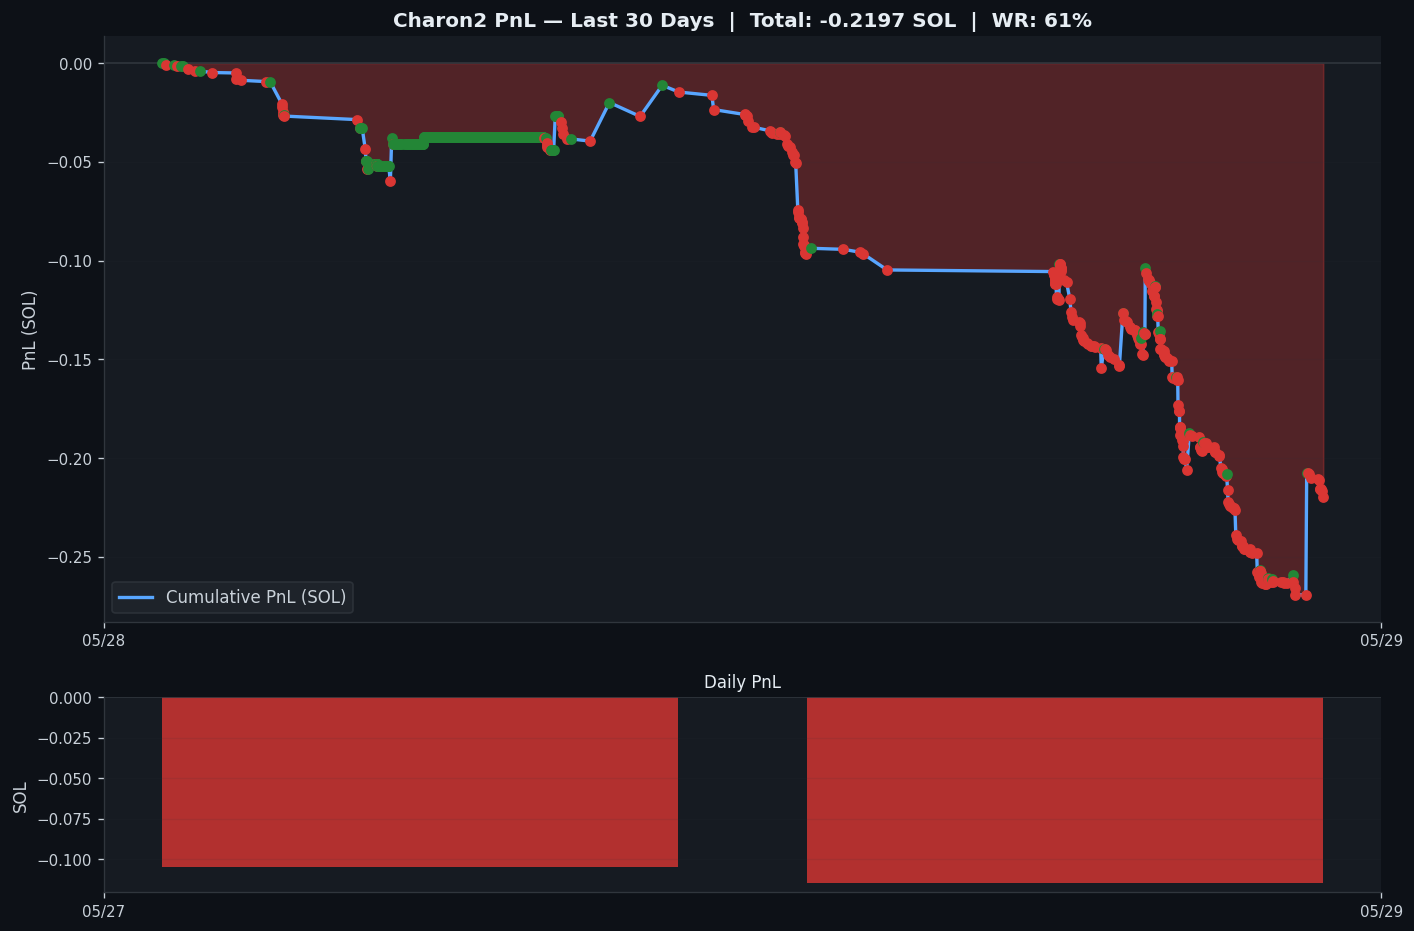

Reproduce this figure in Python.
#!/home/ubuntu/.hermes/venv/bin/python3
"""
Generates PnL chart from Charon2 SQLite DB.
Outputs to /home/ubuntu/charon2/scripts/pnl_chart.png
"""
import sys
import os
import sqlite3
import matplotlib
matplotlib.use('Agg')
import matplotlib.pyplot as plt
import matplotlib.dates as mdates
from datetime import datetime, timedelta, UTC
import numpy as np

DB_PATH = '/home/ubuntu/charon2/charon.sqlite'
OUT_PATH = '/home/ubuntu/charon2/scripts/pnl_chart.png'
os.makedirs(os.path.dirname(OUT_PATH), exist_ok=True)

con = sqlite3.connect(DB_PATH)
con.row_factory = sqlite3.Row

# Get last 30 days of closed positions
since = datetime.now(UTC) - timedelta(days=30)
since_ms = int(since.timestamp() * 1000)

rows = con.execute("""
    SELECT closed_at_ms, pnl_sol, pnl_percent, exit_reason, symbol, mint
    FROM dry_run_positions
    WHERE status = 'closed' AND pnl_sol IS NOT NULL AND closed_at_ms >= ?
    ORDER BY closed_at_ms ASC
""", (since_ms,)).fetchall()

if not rows:
    print("No closed positions in last 30 days — skip chart")
    sys.exit(0)

dates = [datetime.fromtimestamp(r['closed_at_ms'] / 1000) for r in rows]
pnl_sol = [float(r['pnl_sol']) for r in rows]
pnl_cum = np.cumsum(pnl_sol)

wins = [p for p in pnl_sol if p >= 0]
losses = [p for p in pnl_sol if p < 0]

total_pnl = sum(pnl_sol)
win_rate = len(wins) / len(pnl_sol) * 100 if pnl_sol else 0

fig, axes = plt.subplots(2, 1, figsize=(12, 8), gridspec_kw={'height_ratios': [3, 1]})
fig.patch.set_facecolor('#0d1117')
for ax in axes:
    ax.set_facecolor('#161b22')
    ax.tick_params(colors='#c9d1d9', labelsize=9)
    ax.spines['bottom'].set_color('#30363d')
    ax.spines['left'].set_color('#30363d')
    ax.spines['top'].set_visible(False)
    ax.spines['right'].set_visible(False)
    ax.yaxis.label.set_color('#c9d1d9')
    ax.xaxis.label.set_color('#c9d1d9')
    ax.title.set_color('#e6edf3')

# --- Top: Cumulative PnL ---
ax = axes[0]
ax.plot(dates, pnl_cum, color='#58a6ff', linewidth=2, label='Cumulative PnL (SOL)')
ax.fill_between(dates, pnl_cum, 0, where=(np.array(pnl_cum) >= 0), color='#238636', alpha=0.3)
ax.fill_between(dates, pnl_cum, 0, where=(np.array(pnl_cum) < 0), color='#da3633', alpha=0.3)
ax.axhline(0, color='#30363d', linewidth=1)

# scatter winners / losers
for i, (d, p) in enumerate(zip(dates, pnl_sol)):
    color = '#238636' if p >= 0 else '#da3633'
    ax.scatter([d], [pnl_cum[i]], color=color, s=30, zorder=5)

ax.set_title(f'Charon2 PnL — Last 30 Days  |  Total: {'+' if total_pnl >= 0 else ''}{total_pnl:.4f} SOL  |  WR: {win_rate:.0f}%', fontsize=12, fontweight='bold')
ax.set_ylabel('PnL (SOL)', fontsize=10)
ax.xaxis.set_major_formatter(mdates.DateFormatter('%m/%d'))
ax.xaxis.set_major_locator(mdates.DayLocator(interval=5))
ax.legend(facecolor='#21262d', edgecolor='#30363d', labelcolor='#c9d1d9')
ax.grid(True, alpha=0.1, color='#30363d')

# --- Bottom: Daily PnL bar ---
ax = axes[1]
daily = {}
for d, p in zip(dates, pnl_sol):
    day = d.strftime('%Y-%m-%d')
    daily[day] = daily.get(day, 0) + p

days = sorted(daily.keys())
vals = [daily[d] for d in days]
colors = ['#238636' if v >= 0 else '#da3633' for v in vals]
day_dates = [datetime.strptime(d, '%Y-%m-%d') for d in days]

ax.bar(day_dates, vals, color=colors, width=0.8, alpha=0.8)
ax.axhline(0, color='#30363d', linewidth=1)
ax.set_title('Daily PnL', fontsize=10)
ax.set_ylabel('SOL', fontsize=10)
ax.xaxis.set_major_formatter(mdates.DateFormatter('%m/%d'))
ax.xaxis.set_major_locator(mdates.DayLocator(interval=5))
ax.grid(True, alpha=0.1, color='#30363d', axis='y')

plt.tight_layout(pad=1.5)
plt.savefig(OUT_PATH, dpi=120, bbox_inches='tight', facecolor=fig.get_facecolor())
plt.close()
print(f"Chart saved: {OUT_PATH}")
